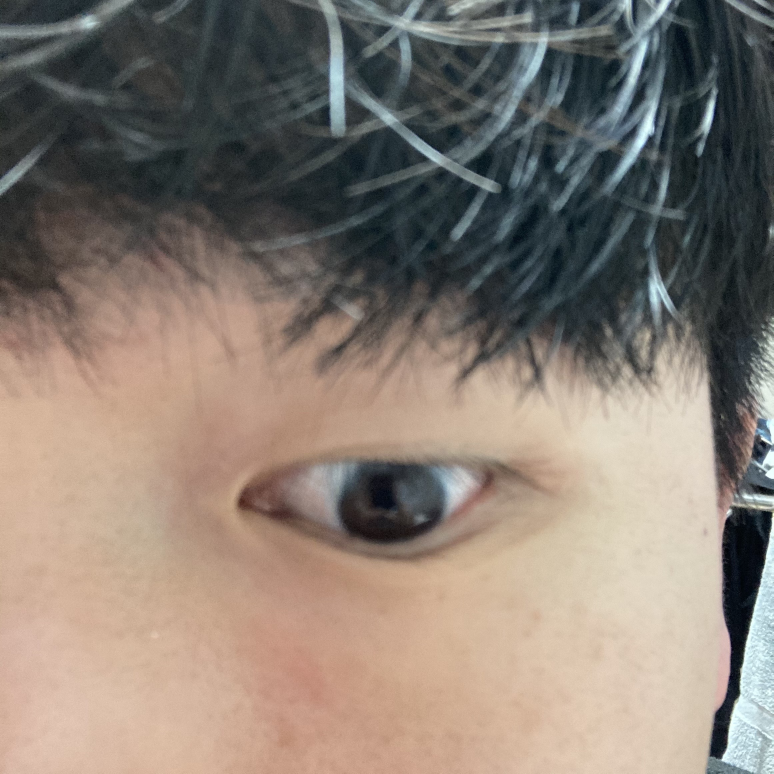
#> input picture LapacianBlending/eye.jpg, 2320 x 2320 px (shown at 1/3 size)
$ python eye_hand_blending.py
#> lines starting #> are read from the running program, lines starting #| are printed output that depends on the picture; after the words box and inside, x2 and y2 are one past the last pixel; in counts of white or black regions, pixels touching at a corner belong together
import cv2 as cv
import numpy as np
from matplotlib import pyplot as plt

plot_grid_size = (3, 6)

def plot_img(index, img, title):
    plt.subplot(plot_grid_size[0],plot_grid_size[1],index)
    plt.imshow(img[...,::-1])
    plt.axis('off'), plt.title(title)

def display_untilKey(Pimgs, Titles, file_out = False):
    for img, title in zip(Pimgs, Titles):
        cv.imshow(title, img)
        if file_out == True:
            cv.imwrite(title + ".jpg", img)
    cv.waitKey(0)

def ellipseComposite(hand,eye):

    mask = np.zeros_like(eye)
    rows, cols,_ = mask.shape

    eye_mask=cv.ellipse(mask, ((rows/2, cols/2+cols/7), (rows/2,cols/4), 0), (255,255,255), -1)

    hand_mask = cv.bitwise_not(mask) # OR

    eyeRegion = cv.bitwise_and(eye, eye_mask)
    handRegion = cv.bitwise_and(hand, hand_mask)
    composite = eyeRegion+handRegion

    return composite

def __pyrUp(img, size = None):
    nt = tuple([x*2 for x in img.shape[:2]])
    if size == None:
        size = nt
    # bug?!
    if nt != size:
        upscale_img = cv.pyrUp(img, None, size)
    else:
        upscale_img = cv.pyrUp(img)
    return upscale_img

def generate_gaussian_pyramid(img, levels):
    GP = [img]
    for i in range(1, levels): # 0 to levels - 1 same as range(0, levels, 1)
        img = cv.pyrDown(img)
        GP.append(img)
    return GP

def generate_laplacian_pyramid(GP):
    levels = len(GP)
    LP = []
    for i in range(levels - 1, 0, -1):

        upsample_img = __pyrUp(GP[i], GP[i-1].shape[:2])

        laplacian_img = cv.subtract(GP[i-1], upsample_img)
        LP.append(laplacian_img)
    LP.reverse()
    return LP

def generate_pyramid_composition_image(Pimgs):
    levels = len(Pimgs)
    #print(levels)
    rows, cols = Pimgs[0].shape[:2]
    composite_image = np.zeros((rows, cols + int(cols / 2 + 0.5), 3), dtype=Pimgs[0].dtype)
    composite_image[:rows, :cols, :] = Pimgs[0]
    i_row = 0
    for p in Pimgs[1:]:
        n_rows, n_cols = p.shape[:2]
        composite_image[i_row:i_row + n_rows, cols:cols + n_cols] = p
        i_row += n_rows
    return composite_image

def stitch_LandR(P_hand, P_eye):
    P_stitch = []
    for la,lb in zip(P_hand, P_eye):

        lpimg_stitch = ellipseComposite(la,lb)

        P_stitch.append(lpimg_stitch)
    return P_stitch

eye = cv.imread('eye.jpg')
#> eye is the input picture: shape (2320, 2320, 3); mean B, G, R 115.1, 124.6, 135.7
hand = cv.imread('hand.jpg')
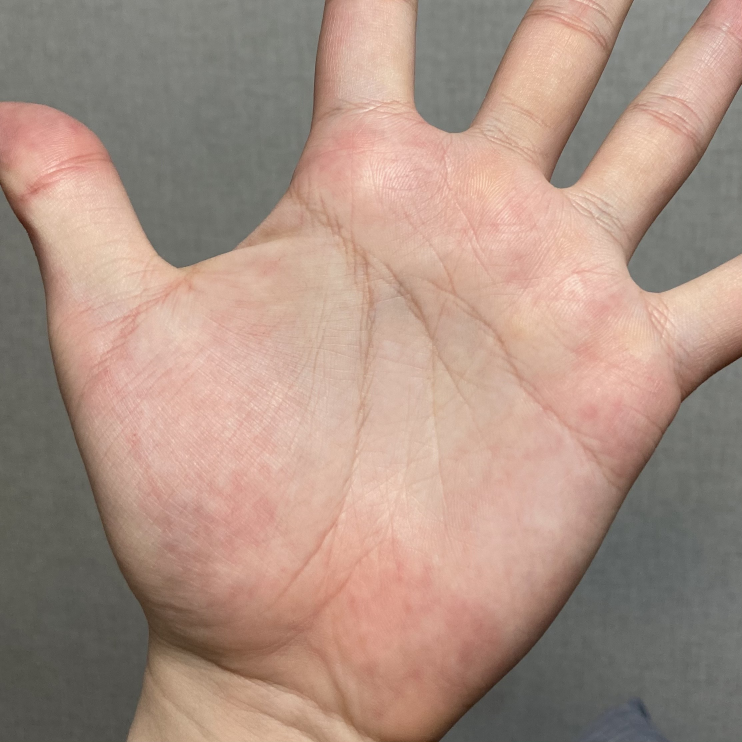
#> input picture LapacianBlending/hand.jpg, 2226 x 2226 px (shown at 1/3 size)
#> hand is the input picture: shape (2226, 2226, 3); mean B, G, R 132.1, 145.1, 170.6

eye = cv.resize(eye,(300,300))
#> eye: shape (300, 300, 3)
hand = cv.resize(hand,(300,300))
#> hand: shape (300, 300, 3)

# sampling level 지정
GP_hand = generate_gaussian_pyramid(hand, 6)
#> after the loop in generate_gaussian_pyramid, `for i in range(1, levels):`: GP = 6 items
#> GP_hand = 6 items
GP_eye = generate_gaussian_pyramid(eye, 6)
#> GP_eye = 6 items
LP_hand = generate_laplacian_pyramid(GP_hand)
#> in generate_laplacian_pyramid, `levels = len(GP)`: levels = 6
#> after the loop in generate_laplacian_pyramid, `for i in range(levels - 1, 0, -1):`: LP = 5 items
#> LP_hand = 5 items
LP_eye = generate_laplacian_pyramid(GP_eye)
#> LP_eye = 5 items


# 피라미드 확인
display_untilKey([generate_pyramid_composition_image(GP_hand),
                  generate_pyramid_composition_image(GP_eye),
                  generate_pyramid_composition_image(LP_hand),
                  generate_pyramid_composition_image(LP_eye)],
                 ["GP_eye", "GP_hand", "LP_eye", "LP_hand"])
#> in generate_pyramid_composition_image, `levels = len(Pimgs)`: levels = 6
#> the loop in generate_pyramid_composition_image, `for p in Pimgs[1:]:` made 5 passes
#> (n_rows, n_cols, i_row) on passes 1 to 5: (150, 150, 150), (75, 75, 225), (38, 38, 263), (19, 19, 282), (10, 10, 292)
#> after the loop in generate_pyramid_composition_image, `for p in Pimgs[1:]:`: i_row = 292
#> the loop in generate_pyramid_composition_image (call 2), `for p in Pimgs[1:]:` made 5 passes
#> after the loop in generate_pyramid_composition_image (call 2), `for p in Pimgs[1:]:`:
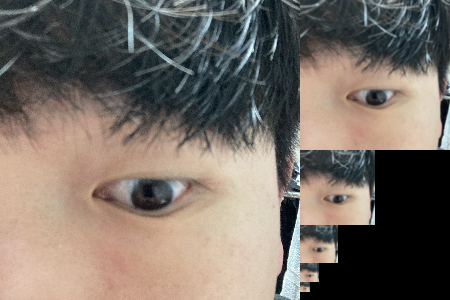
#> composite_image: shape (300, 450, 3); mean of channels 0, 1, 2 102.2, 110.6, 120.5; drawn as B, G, R
#> after the loop in generate_pyramid_composition_image (call 3), `for p in Pimgs[1:]:`: composite_image: shape (300, 450, 3); mean of channels 0, 1, 2 1.5, 1.5, 1.4
#> the loop in generate_pyramid_composition_image (call 4), `for p in Pimgs[1:]:` made 4 passes
#> after the loop in generate_pyramid_composition_image (call 4), `for p in Pimgs[1:]:`:
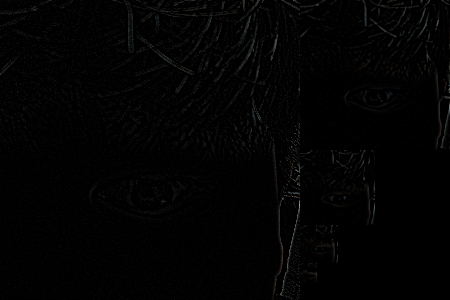
#> composite_image: shape (300, 450, 3); mean of channels 0, 1, 2 2.5, 2.5, 2.5; drawn as B, G, R
#> after the loop in generate_pyramid_composition_image (call 4), `for p in Pimgs[1:]:`: i_row = 282
#> the loop in display_untilKey, `for img, title in zip(Pimgs, Titles):` made 4 passes
#> title on passes 1 to 4: 'GP_eye', 'GP_hand', 'LP_eye', 'LP_hand'


LP_stitch = stitch_LandR(LP_hand, LP_eye)
#> the loop in stitch_LandR, `for la,lb in zip(P_hand, P_eye): ` made 5 passes
#> (rows in ellipseComposite, cols in ellipseComposite) on passes 1 to 5: (300, 300), (150, 150), (75, 75), (38, 38), (19, 19)
#> pass 1, in ellipseComposite, `eye_mask=cv.ellipse(mask, ((rows/2, cols/2+cols/7), (rows/2,cols/4), 0..`:
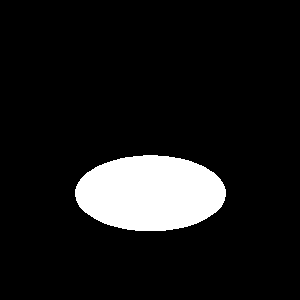
#> eye_mask: shape (300, 300, 3); 10% white; 1 white region, box (x1, y1, x2, y2) and area: (75, 155, 226, 231) 9002
#> after the loop in stitch_LandR, `for la,lb in zip(P_hand, P_eye):`: P_stitch = 5 items
#> LP_stitch = 5 items
GP_stitch = stitch_LandR(GP_hand, GP_eye)
#> the loop in stitch_LandR (call 2), `for la,lb in zip(P_hand, P_eye): ` made 6 passes
#> GP_stitch = 6 items

display_untilKey([generate_pyramid_composition_image(GP_stitch),
                  generate_pyramid_composition_image(LP_stitch)],
                 ["composite GP imgs", "composite LP imgs"])
#> in generate_pyramid_composition_image (call 5), `levels = len(Pimgs)`: levels = 6
#> the loop in generate_pyramid_composition_image (call 5), `for p in Pimgs[1:]:` made 5 passes
#> after the loop in generate_pyramid_composition_image (call 5), `for p in Pimgs[1:]:`:
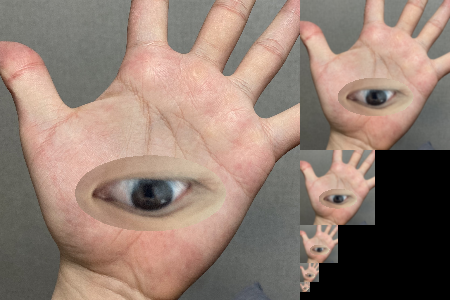
#> composite_image: shape (300, 450, 3); mean of channels 0, 1, 2 113.4, 124.9, 146.1; drawn as B, G, R
#> after the loop in generate_pyramid_composition_image (call 5), `for p in Pimgs[1:]:`: i_row = 292
#> after the loop in generate_pyramid_composition_image (call 6), `for p in Pimgs[1:]:`: composite_image: shape (300, 450, 3); mean of channels 0, 1, 2 1.5, 1.5, 1.5
#> the loop in display_untilKey (call 2), `for img, title in zip(Pimgs, Titles):` made 2 passes

recon_img = GP_stitch[-1]
lp_maxlev = len(LP_stitch) - 1
#> lp_maxlev = 4
plot_img(6, recon_img.copy(), "level: " + str(6))
print(lp_maxlev)
#| 4
for i in range(lp_maxlev, -1, -1):
    recon_img = __pyrUp(recon_img, LP_stitch[i].shape[:2])
    plot_img(i + 1 + 12, recon_img.copy(), "level: " + str(i))
    recon_img = cv.add(recon_img, LP_stitch[i])
    plot_img(i + 1, recon_img.copy(), "level: " + str(i))
    plot_img(i + 1 + 6, LP_stitch[i].copy(), "level: " + str(i))
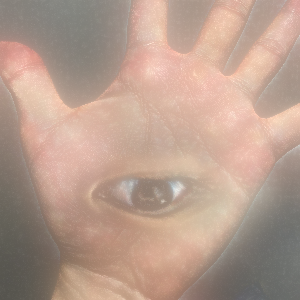
#> recon_img: shape (300, 300, 3); mean of channels 0, 1, 2 141.9, 156.8, 183.5; drawn as B, G, R

cols = hand.shape[1]
#> cols = 300
naive_mix = ellipseComposite(hand,eye)

display_untilKey([recon_img, naive_mix], ["blending", "direct connecting"])
plt.show()
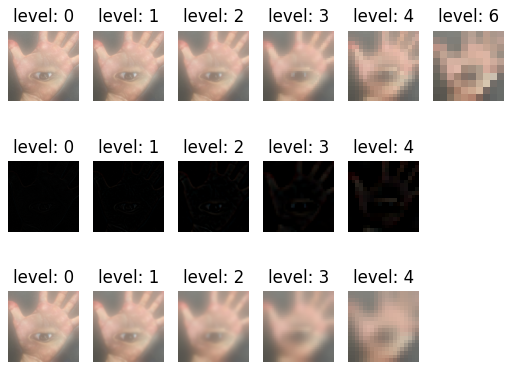
#> figure drawn by matplotlib, 16 panels
